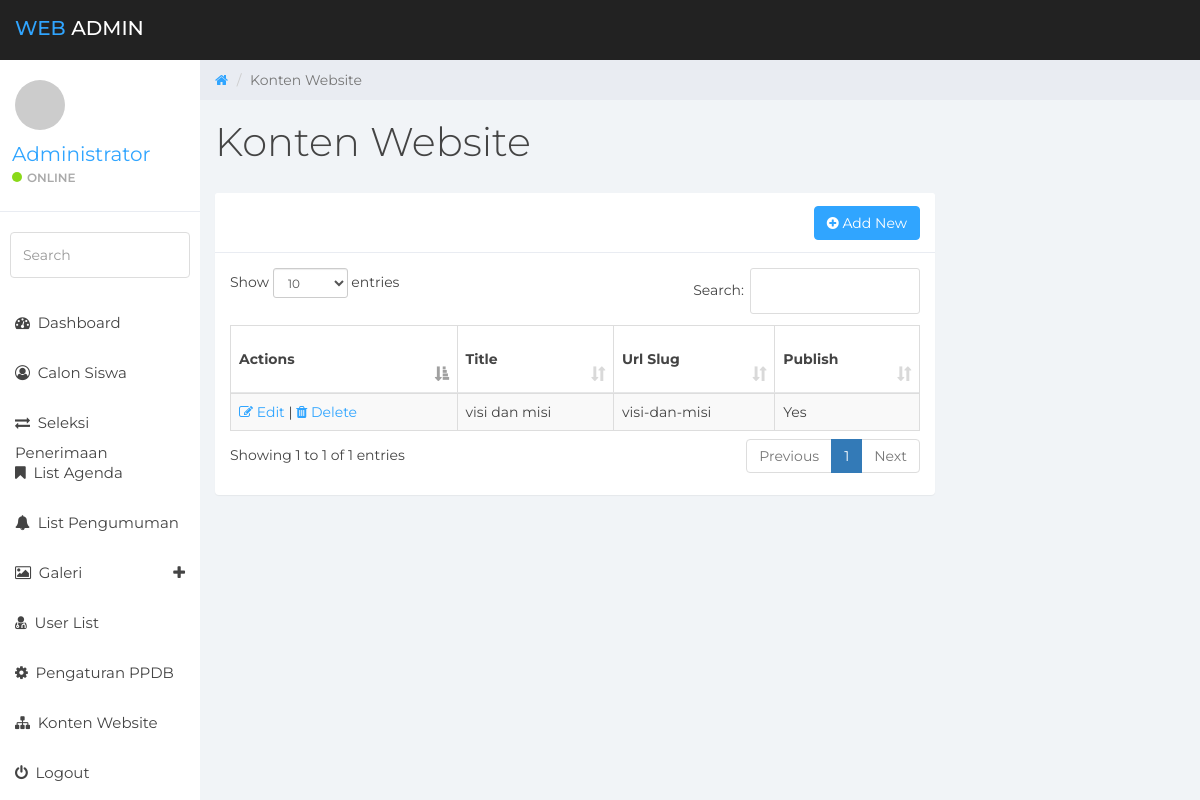
The app's page /sysadmin/?page=list-pages (signed in), older data.
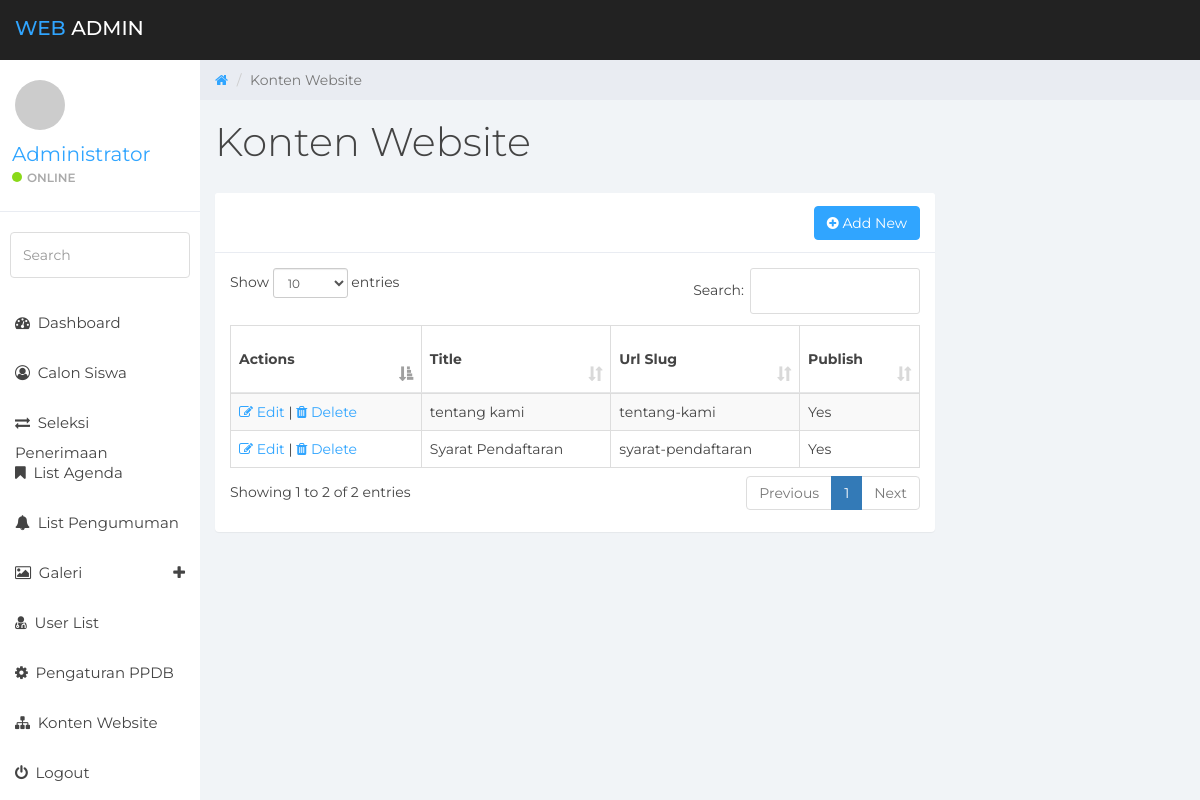
The same page, newer data.
### tables this page shows
CREATE TABLE `site_pages` (
  `pg_id` int(11) NOT NULL,
  `pg_title` varchar(100) NOT NULL,
  `pg_slug` varchar(250) NOT NULL,
  `pg_content` text NOT NULL,
  `pg_publish` enum('Y','N') NOT NULL
);

### includes/constants.php (called while the page is built, shortened)
<?php
$baseurl = "http://".$_SERVER['HTTP_HOST'].str_replace(basename($_SERVER['SCRIPT_NAME']),"",$_SERVER['SCRIPT_NAME']);
?>

### includes/class.db.php (called while the page is built, shortened)
<?php
class DB
{
    private $link = null;
    static $inst = null;
    public function __construct()
    {
        try {
            $this->link = new mysqli( DB_HOST, DB_USER, DB_PASS, DB_NAME );
            $this->link->set_charset( "utf8" );
        } catch ( Exception $e ) {
            die( 'Unable to connect to database' );
        }
    }
    public function get_results( $query, $object = false )
    {
        $results = $this->link->query( $query );
        if( $this->link->error )
        {
            $this->log_db_errors( $this->link->error, $query );
            return false;
        }
        else
        {
            $row = array();
            while( $r = ( !$object ) ? $results->fetch_assoc() : $results->fetch_object() )
            {
                $row[] = $r;
            }
            return $row;
        }
    }
    static function getInstance()
    {
        if( self::$inst == null )
        {
            self::$inst = new DB();
        }
        return self::$inst;
    }
}

### sysadmin/modules/pages/v_list.php (the view, shortened to what this page needs)
<?php
$pagetitle = "Konten Website";
$act = "modules/pages/do_task.php";
$getpage = "list-pages";
$getact = htmlspecialchars($_GET["act"], ENT_QUOTES, 'UTF-8');
?>
<div class="row">
    <ol class="breadcrumb">
        <li><a href="<?php echo $baseurl;?>">
            <em class="fa fa-home"></em>
        </a></li>
        <li class="active"><?php echo $pagetitle;?></li>
    </ol>
</div>
<div class="row">
    <div class="col-lg-12">
        <h1 class="page-header"><?php echo $pagetitle;?></h1>
    </div>
</div>
<?php
switch($getact){
    default:
?>
<div class="row">
    <div class="col-lg-9">
        <div class="panel panel-default">
            <div class="panel-heading">
                <span class="pull-right"><button class="btn btn-primary" onclick="location.href='?page=<?php echo $getpage; ?>&act=add';"><i class="fa fa-plus-circle"></i> Add New</button> </span>
            </div>
            <div class="panel-body">
                <table id="example" class="table table-striped table-bordered" style="width:100%">
                    <thead>
                        <tr>
                            <th>Actions</th>
                            <th>Title</th>
                            <th>Url Slug</th>
                            <th>Publish</th>
                        </tr>
                    </thead>
                    <tbody>
                        <?php
                            $query = "SELECT * FROM site_pages";
                            $results = $database->get_results( $query );
                            foreach( $results as $row )
                            {
                                $publish = $row[pg_publish] == "Y" ? "Yes" : "No";
                                echo "<tr>";
                                    echo "<td>
                                            <a href='?page=$getpage&act=edit&key=$row[pg_id]'><i class='fa fa-edit'></i> Edit</a> |
                                            <a href='$act?page=$getpage&act=delete&key=$row[pg_id]'><i class='fa fa-trash'></i> Delete</a>
                                        </td>";
                                    echo "<td>$row[pg_title]</td>";
                                    echo "<td>$row[pg_slug]</td>";
                                    echo "<td>$publish</td>";
                                echo "</tr>";
                            }
                        ?>
                    </tbody>
                </table>
            </div>
        </div>
    </div>
</div>
<?php
break;
?>
<?php
}
?>

Row changes from the older to the newer data that the page shows:
changed site_pages: pg_title "visi dan misi" → "tentang kami"; pg_slug "visi-dan-misi" → "tentang-kami"
added site_pages: pg_title "Syarat Pendaftaran", pg_slug "syarat-pendaftaran", pg_publish "Yes"
Text that changed along with them:
text written by a page script: "Show entries Search: Showing 1 to 1 of 1 entries Previous 1 Next" → "Show entries Search: Showing 1 to 2 of 2 entries Previous 1 Next"
